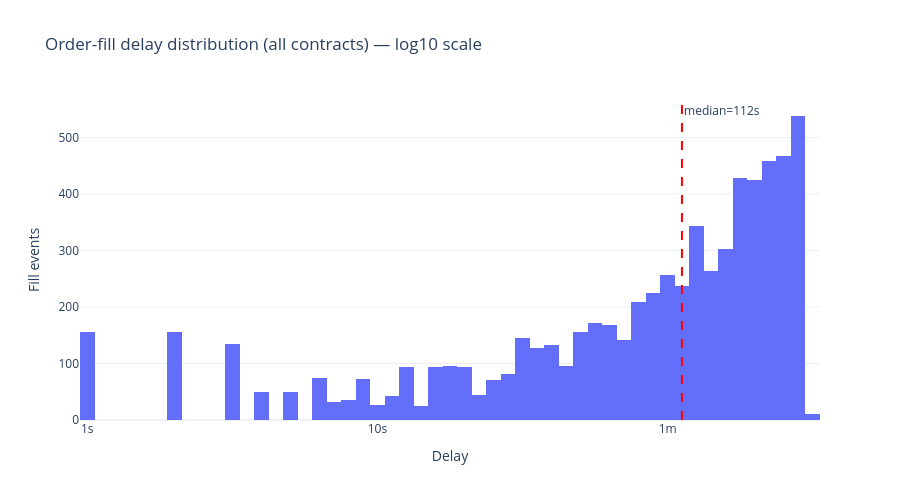

This figure's notebook cell:
### Code cell
import numpy as np

log_delays = np.log10(all_delays_df['delay_s'].clip(lower=1))

fig_delay = go.Figure()
fig_delay.add_trace(go.Histogram(
    x=log_delays,
    nbinsx=80,
    name='All contracts'
))

median_val = all_delays_df['delay_s'].median()
median_log = np.log10(max(median_val, 1))
fig_delay.add_vline(x=median_log, line_dash='dash', line_color='red',
                    annotation_text=f'median={median_val:.0f}s', annotation_position='top right')

max_log = int(np.ceil(log_delays.max()))
tickvals = list(range(0, max_log + 1))
ticktext = ['1s', '10s', '1m', '10m', '1.7h', '11.6h', '4.8d'][:max_log + 1]

fig_delay.update_layout(
    title='Order-fill delay distribution (all contracts) — log10 scale',
    xaxis_title='Delay',
    yaxis_title='Fill events',
    template='plotly_white', height=500,
)
fig_delay.update_xaxes(tickvals=tickvals, ticktext=ticktext)
fig_delay.show()

### Figure 1 — Plotly figure (JSON) as saved in the notebook; plotly's stock layout.template omitted (floating-point values rounded to 4 significant figures; data arrays with more than 128 entries replaced by an {"elided": "..."} marker saying what was removed)
{"data": [{"name": "All contracts", "nbinsx": 80, "type": "histogram", "x": {"elided": "6727 float values"}}], "layout": {"annotations": [{"showarrow": false, "text": "median=112s", "x": 2.049, "xanchor": "left", "xref": "x", "y": 1, "yanchor": "top", "yref": "y domain"}], "height": 500, "shapes": [{"line": {"color": "red", "dash": "dash"}, "type": "line", "x0": 2.049, "x1": 2.049, "xref": "x", "y0": 0, "y1": 1, "yref": "y domain"}], "title": {"text": "Order-fill delay distribution (all contracts) — log10 scale"}, "xaxis": {"ticktext": ["1s", "10s", "1m", "10m"], "tickvals": [0, 1, 2, 3], "title": {"text": "Delay"}}, "yaxis": {"title": {"text": "Fill events"}}}}
